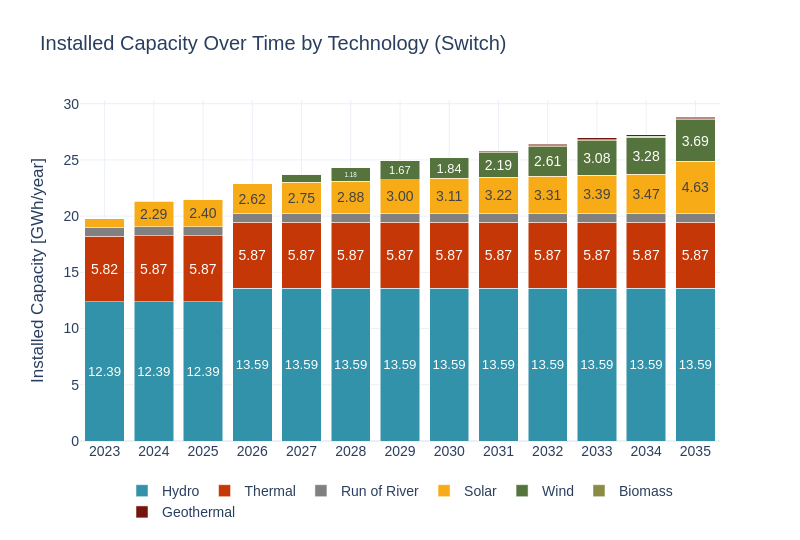

The notebook cell saved with this chart:
### Code cell
import pandas as pd

cap_inst = pd.read_csv(model_outputs_path + 'BuildGen.csv')
gen_info = pd.read_csv(model_inputs_path + 'gen_info.csv')

# Unir con info de tecnologías
cap_inst = pd.merge(cap_inst, gen_info, left_on='GEN_BLD_YRS_1',
                    right_on='GENERATION_PROJECT', how='inner')
# Filtrar solo plantas activas (gen_max_age > 1)
cap_inst = cap_inst[cap_inst['gen_max_age'] > 1]
# Expandir cada planta en sus años activos
records = []
for _, row in cap_inst.iterrows():
    start_year = row['GEN_BLD_YRS_2']
    end_year = start_year + row['gen_max_age'] - 1
    for year in range(start_year, end_year + 1):
        if year <= 2035:
            records.append({
                'year': year,
                'gen_tech': row['gen_tech'],
                'BuildGen': row['BuildGen']
            })

# Crear nuevo DataFrame con capacidad activa por año
cap_inst_expanded = pd.DataFrame(records)
# Sumar capacidad instalada activa por año y tecnología
cap_inst_switch = cap_inst_expanded.groupby(['year', 'gen_tech'], as_index=False)['BuildGen'].sum()
cap_inst_switch = cap_inst_switch[cap_inst_switch['year'] >= years[0]]
cap_inst_switch = cap_inst_switch[cap_inst_switch['year'] <= years[1]]
cap_inst_switch['BuildGen'] = cap_inst_switch['BuildGen'] / 1000
sw.scenarios.dispatched_generation(cap_inst_switch, 'Installed Capacity', 'GWh', 'year', 'BuildGen', 'gen_tech', scenario_name, 'Switch', 1)

### Figure 1 — Plotly figure (JSON) as saved in the notebook; plotly's stock layout.template omitted (floating-point values rounded to 4 significant figures)
{"data": [{"alignmentgroup": "True", "hovertemplate": "gen_tech=Hydro<br>Year=%{x}<br>Dispatched Generation (MW)=%{y}<br>text=%{text}<extra></extra>", "insidetextanchor": "middle", "legendgroup": "Hydro", "marker": {"color": "#3292A9", "pattern": {"shape": ""}}, "name": "Hydro", "offsetgroup": "Hydro", "orientation": "v", "showlegend": true, "text": ["12.39", "12.39", "12.39", "13.59", "13.59", "13.59", "13.59", "13.59", "13.59", "13.59", "13.59", "13.59", "13.59"], "textangle": 0, "textposition": "inside", "texttemplate": "%{text:.2f}", "type": "bar", "x": [2023, 2024, 2025, 2026, 2027, 2028, 2029, 2030, 2031, 2032, 2033, 2034, 2035], "xaxis": "x", "y": [12.39, 12.39, 12.39, 13.59, 13.59, 13.59, 13.59, 13.59, 13.59, 13.59, 13.59, 13.59, 13.59], "yaxis": "y"}, {"alignmentgroup": "True", "hovertemplate": "gen_tech=Thermal<br>Year=%{x}<br>Dispatched Generation (MW)=%{y}<br>text=%{text}<extra></extra>", "insidetextanchor": "middle", "legendgroup": "Thermal", "marker": {"color": "#C53707", "pattern": {"shape": ""}}, "name": "Thermal", "offsetgroup": "Thermal", "orientation": "v", "showlegend": true, "text": ["5.82", "5.87", "5.87", "5.87", "5.87", "5.87", "5.87", "5.87", "5.87", "5.87", "5.87", "5.87", "5.87"], "textangle": 0, "textposition": "inside", "texttemplate": "%{text:.2f}", "type": "bar", "x": [2023, 2024, 2025, 2026, 2027, 2028, 2029, 2030, 2031, 2032, 2033, 2034, 2035], "xaxis": "x", "y": [5.822, 5.873, 5.873, 5.873, 5.873, 5.873, 5.873, 5.873, 5.873, 5.873, 5.873, 5.873, 5.873], "yaxis": "y"}, {"alignmentgroup": "True", "hovertemplate": "gen_tech=Run of River<br>Year=%{x}<br>Dispatched Generation (MW)=%{y}<br>text=%{text}<extra></extra>", "insidetextanchor": "middle", "legendgroup": "Run of River", "marker": {"color": "#808080", "pattern": {"shape": ""}}, "name": "Run of River", "offsetgroup": "Run of River", "orientation": "v", "showlegend": true, "text": ["", "", "", "", "", "", "", "", "", "", "", "", ""], "textangle": 0, "textposition": "inside", "texttemplate": "%{text:.2f}", "type": "bar", "x": [2023, 2024, 2025, 2026, 2027, 2028, 2029, 2030, 2031, 2032, 2033, 2034, 2035], "xaxis": "x", "y": [0.782, 0.782, 0.782, 0.782, 0.782, 0.782, 0.782, 0.782, 0.782, 0.782, 0.782, 0.782, 0.782], "yaxis": "y"}, {"alignmentgroup": "True", "hovertemplate": "gen_tech=Solar<br>Year=%{x}<br>Dispatched Generation (MW)=%{y}<br>text=%{text}<extra></extra>", "insidetextanchor": "middle", "legendgroup": "Solar", "marker": {"color": "#F7AB17", "pattern": {"shape": ""}}, "name": "Solar", "offsetgroup": "Solar", "orientation": "v", "showlegend": true, "text": ["", "2.29", "2.40", "2.62", "2.75", "2.88", "3.00", "3.11", "3.22", "3.31", "3.39", "3.47", "4.63"], "textangle": 0, "textposition": "inside", "texttemplate": "%{text:.2f}", "type": "bar", "x": [2023, 2024, 2025, 2026, 2027, 2028, 2029, 2030, 2031, 2032, 2033, 2034, 2035], "xaxis": "x", "y": [0.7522, 2.292, 2.402, 2.62, 2.748, 2.876, 2.999, 3.108, 3.217, 3.308, 3.387, 3.467, 4.628], "yaxis": "y"}, {"alignmentgroup": "True", "hovertemplate": "gen_tech=Wind<br>Year=%{x}<br>Dispatched Generation (MW)=%{y}<br>text=%{text}<extra></extra>", "insidetextanchor": "middle", "legendgroup": "Wind", "marker": {"color": "#55733D", "pattern": {"shape": ""}}, "name": "Wind", "offsetgroup": "Wind", "orientation": "v", "showlegend": true, "text": ["", "", "", "", "", "1.18", "1.67", "1.84", "2.19", "2.61", "3.08", "3.28", "3.69"], "textangle": 0, "textposition": "inside", "texttemplate": "%{text:.2f}", "type": "bar", "x": [2023, 2024, 2025, 2026, 2027, 2028, 2029, 2030, 2031, 2032, 2033, 2034, 2035], "xaxis": "x", "y": [0.032, 0.032, 0.032, 0.032, 0.7252, 1.175, 1.667, 1.843, 2.192, 2.611, 3.082, 3.282, 3.688], "yaxis": "y"}, {"alignmentgroup": "True", "hovertemplate": "gen_tech=Biomass<br>Year=%{x}<br>Dispatched Generation (MW)=%{y}<br>text=%{text}<extra></extra>", "insidetextanchor": "middle", "legendgroup": "Biomass", "marker": {"color": "#8A8C46", "pattern": {"shape": ""}}, "name": "Biomass", "offsetgroup": "Biomass", "orientation": "v", "showlegend": true, "text": ["", "", "", "", "", "", "", "", "", "", "", ""], "textangle": 0, "textposition": "inside", "texttemplate": "%{text:.2f}", "type": "bar", "x": [2024, 2025, 2026, 2027, 2028, 2029, 2030, 2031, 2032, 2033, 2034, 2035], "xaxis": "x", "y": [1.018e-12, 1.195e-10, 1.948e-10, 3.305e-10, 4.696e-10, 6.178e-10, 9.063e-10, 0.07175, 0.09838, 0.09838, 0.1, 0.1], "yaxis": "y"}, {"alignmentgroup": "True", "hovertemplate": "gen_tech=Geothermal<br>Year=%{x}<br>Dispatched Generation (MW)=%{y}<br>text=%{text}<extra></extra>", "insidetextanchor": "middle", "legendgroup": "Geothermal", "marker": {"color": "#73160E", "pattern": {"shape": ""}}, "name": "Geothermal", "offsetgroup": "Geothermal", "orientation": "v", "showlegend": true, "text": ["", "", "", "", "", "", "", "", "", "", "", ""], "textangle": 0, "textposition": "inside", "texttemplate": "%{text:.2f}", "type": "bar", "x": [2024, 2025, 2026, 2027, 2028, 2029, 2030, 2031, 2032, 2033, 2034, 2035], "xaxis": "x", "y": [1.008e-12, 1.195e-10, 1.948e-10, 3.305e-10, 4.696e-10, 6.178e-10, 9.064e-10, 0.07409, 0.1459, 0.1459, 0.15, 0.15], "yaxis": "y"}], "layout": {"barmode": "stack", "font": {"family": "Arial", "size": 14}, "height": 540, "legend": {"orientation": "h", "title": {}, "tracegroupgap": 0, "x": 0.5, "xanchor": "center", "y": -0.1}, "title": {"text": "Installed Capacity Over Time by Technology (Switch)"}, "width": 800, "xaxis": {"anchor": "y", "domain": [0, 1], "showgrid": true, "tickangle": 0, "tickfont": {"family": "Arial", "size": 14}, "tickvals": [2023, 2024, 2025, 2026, 2027, 2028, 2029, 2030, 2031, 2032, 2033, 2034, 2035], "title": {"text": ""}}, "yaxis": {"anchor": "x", "domain": [0, 1], "title": {"text": "Installed Capacity [GWh/year]"}}}}
